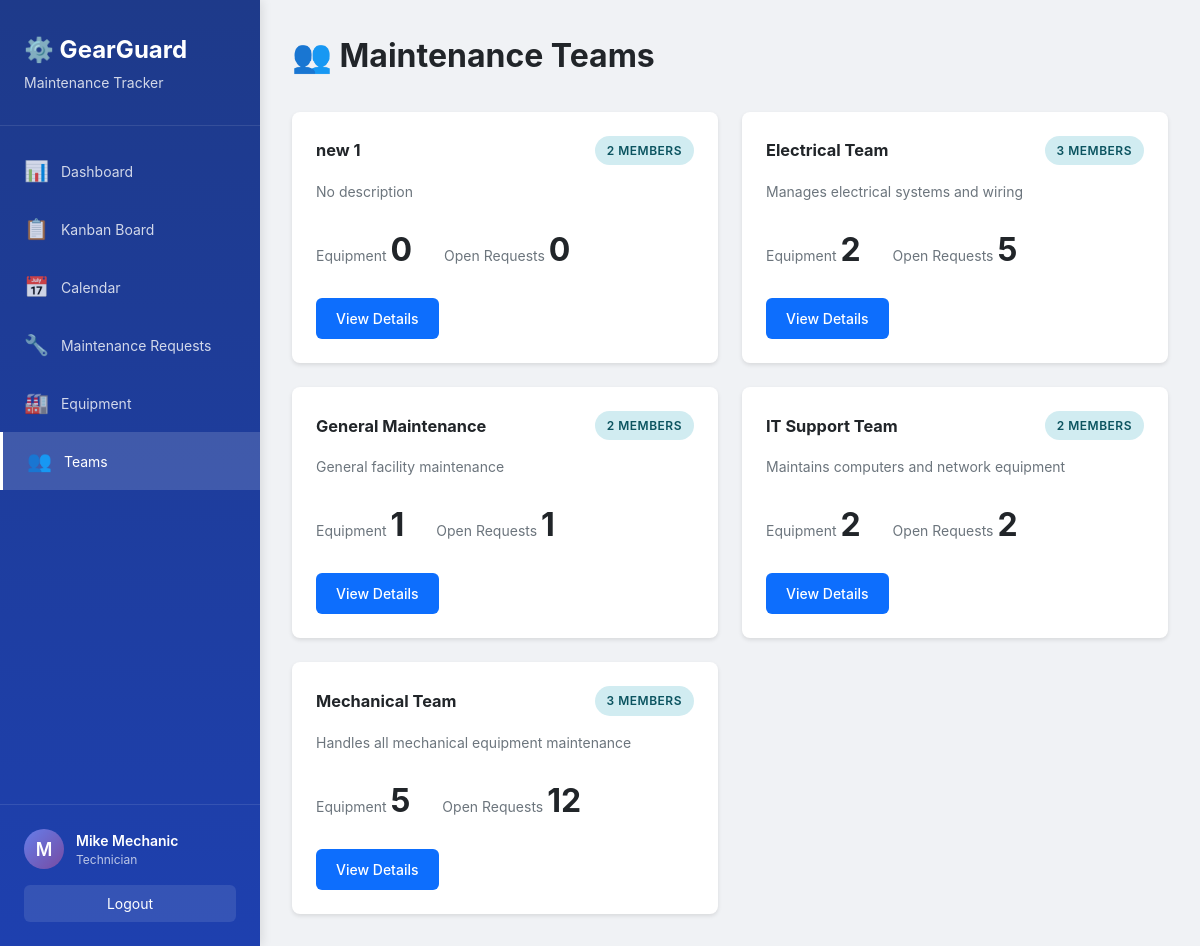
/teams/ (signed in), run on the app's committed database.
### models.py (models this page shows, shortened)
class User(UserMixin, db.Model):
    __tablename__ = 'users'
    id = db.Column(db.Integer, primary_key=True)
    name = db.Column(db.String(100), nullable=False)
    email = db.Column(db.String(120), unique=True, nullable=False)
    password_hash = db.Column(db.String(200), nullable=False)
    role = db.Column(db.String(20), nullable=False, default='Technician')
    reset_token = db.Column(db.String(100), unique=True)
    reset_token_expiry = db.Column(db.DateTime)
    created_at = db.Column(db.DateTime, default=datetime.utcnow)
    teams = db.relationship('Team', secondary=team_members,
                            backref=db.backref('members', lazy='joined'))
    assigned_requests = db.relationship('MaintenanceRequest',
                                        foreign_keys='MaintenanceRequest.assigned_technician_id',
                                        backref='assigned_technician',
                                        lazy='dynamic')
    def is_manager(self):
        return self.role in ['Admin', 'Manager']

class Team(db.Model):
    __tablename__ = 'teams'
    id = db.Column(db.Integer, primary_key=True)
    name = db.Column(db.String(100), nullable=False, unique=True)
    description = db.Column(db.Text)
    created_at = db.Column(db.DateTime, default=datetime.utcnow)
    equipment = db.relationship(
        'Equipment', backref='maintenance_team', lazy='dynamic')
    requests = db.relationship(
        'MaintenanceRequest', backref='team', lazy='dynamic')
    def get_member_count(self):
        return len(self.members)
    def get_open_requests_count(self):
        return self.requests.filter(MaintenanceRequest.status.in_(['New', 'In Progress'])).count()

### routes/teams.py (the view)
@teams_bp.route('/')
@login_required
def list_teams():
    teams = Team.query.order_by(Team.name).all()
    return render_template('teams/list.html', teams=teams)

### app.py (called while the page is built)
@login_manager.user_loader
def load_user(user_id):
    return User.query.get(int(user_id))

@app.context_processor
def inject_user():
    return dict(current_user=current_user, now=datetime.now())

### templates/teams/list.html (shortened to what this page needs)
{% extends "base.html" %}
{% block content %}
<div class="container-fluid">
    <div class="page-header">
        <h1>👥 Maintenance Teams</h1>
    </div>
    <div class="team-grid">
        {% for team in teams %}
        <div class="team-card">
            <div class="team-header">
                <h3>{{ team.name }}</h3>
                <span class="badge badge-info">{{ team.get_member_count() }} Members</span>
            </div>
            <p class="team-description">{{ team.description or 'No description' }}</p>
            <div class="team-stats">
                <div class="stat-item">
                    <span class="stat-label">Equipment</span>
                    <span class="stat-value">{{ team.equipment.count() }}</span>
                </div>
                <div class="stat-item">
                    <span class="stat-label">Open Requests</span>
                    <span class="stat-value">{{ team.get_open_requests_count() }}</span>
                </div>
            </div>
            <div class="team-actions">
                <a href="{{ url_for('teams.view', id=team.id) }}" class="btn btn-primary">View Details</a>
            </div>
        </div>
        {% endfor %}
    </div>
</div>
{% endblock %}

### templates/base.html (shortened to what this page needs)
<!DOCTYPE html>
<html lang="en">
<head>
    <link rel="stylesheet" href="{{ url_for('static', filename='css/style.css') }}">
</head>
<body>
    {% if current_user.is_authenticated %}
    <div class="sidebar">
        <div class="sidebar-header">
            <h2>⚙️ GearGuard</h2>
            <p class="sidebar-subtitle">Maintenance Tracker</p>
        </div>
        <nav class="sidebar-nav">
            <a href="{{ url_for('dashboard.index') }}" class="nav-item {% if request.endpoint == 'dashboard.index' %}active{% endif %}">
                <span class="nav-icon">📊</span>
                <span>Dashboard</span>
            </a>
            <a href="{{ url_for('dashboard.kanban') }}" class="nav-item {% if request.endpoint == 'dashboard.kanban' %}active{% endif %}">
                <span class="nav-icon">📋</span>
                <span>Kanban Board</span>
            </a>
            <a href="{{ url_for('dashboard.calendar') }}" class="nav-item {% if request.endpoint == 'dashboard.calendar' %}active{% endif %}">
                <span class="nav-icon">📅</span>
                <span>Calendar</span>
            </a>
            <a href="{{ url_for('requests.list_requests') }}" class="nav-item {% if 'requests' in request.endpoint %}active{% endif %}">
                <span class="nav-icon">🔧</span>
                <span>Maintenance Requests</span>
            </a>
            <a href="{{ url_for('equipment.list_equipment') }}" class="nav-item {% if 'equipment' in request.endpoint %}active{% endif %}">
                <span class="nav-icon">🏭</span>
                <span>Equipment</span>
            </a>
            <a href="{{ url_for('teams.list_teams') }}" class="nav-item {% if 'teams' in request.endpoint %}active{% endif %}">
                <span class="nav-icon">👥</span>
                <span>Teams</span>
            </a>
        </nav>
        <div class="sidebar-footer">
            <div class="user-info">
                <div class="user-avatar">{{ current_user.name[0].upper() }}</div>
                <div class="user-details">
                    <div class="user-name">{{ current_user.name }}</div>
                    <div class="user-role">{{ current_user.role }}</div>
                </div>
            </div>
            <a href="{{ url_for('auth.logout') }}" class="btn-logout">Logout</a>
        </div>
    </div>
    {% endif %}
    <div class="main-content {% if not current_user.is_authenticated %}no-sidebar{% endif %}">
        {% block content %}{% endblock %}
    </div>
</body>
</html>

### static/css/style.css (style rules this page uses)
* { margin: 0; padding: 0; box-sizing: border-box; }
:root { --primary: #0d6efd; --primary-dark: #0b5ed7; --secondary: #6c757d; --success: #198754; --danger: #dc3545; --warning: #ffc107; --info: #0dcaf0; --light: #f8f9fa; --dark: #212529; --sidebar-width: 260px; }
body { font-family: -apple-system, BlinkMacSystemFont, "Segoe UI", Roboto, "Helvetica Neue", Arial, sans-serif; font-size: 14px; line-height: 1.5; color: var(--dark); background: #f0f2f5; }
.sidebar { position: fixed; left: 0; top: 0; bottom: 0; width: var(--sidebar-width); background: linear-gradient(180deg, #1e3a8a 0%, #1e40af 100%); color: white; display: flex; flex-direction: column; box-shadow: 2px 0 10px rgba(0, 0, 0, 0.1); z-index: 1000; }
.sidebar-header { padding: 2rem 1.5rem; border-bottom: 1px solid rgba(255, 255, 255, 0.1); }
.sidebar-header h2 { font-size: 1.5rem; font-weight: 700; margin-bottom: 0.25rem; }
.sidebar-subtitle { font-size: 0.875rem; opacity: 0.8; }
.sidebar-nav { flex: 1; padding: 1rem 0; overflow-y: auto; }
.nav-item { display: flex; align-items: center; padding: 0.875rem 1.5rem; color: rgba(255, 255, 255, 0.8); text-decoration: none; transition: all 0.2s; }
.nav-item.active { background: rgba(255, 255, 255, 0.15); color: white; border-left: 3px solid white; }
.nav-icon { font-size: 1.25rem; margin-right: 0.75rem; }
.sidebar-footer { padding: 1.5rem; border-top: 1px solid rgba(255, 255, 255, 0.1); }
.user-info { display: flex; align-items: center; gap: 0.75rem; margin-bottom: 1rem; }
.user-avatar { width: 40px; height: 40px; border-radius: 50%; background: linear-gradient(135deg, #667eea 0%, #764ba2 100%); display: flex; align-items: center; justify-content: center; font-weight: 600; font-size: 1.125rem; }
.user-name { font-weight: 600; font-size: 0.875rem; }
.user-role { font-size: 0.75rem; opacity: 0.7; }
.btn-logout { display: block; text-align: center; padding: 0.5rem; background: rgba(255, 255, 255, 0.1); color: white; text-decoration: none; border-radius: 6px; transition: background 0.2s; }
.main-content { margin-left: var(--sidebar-width); min-height: 100vh; padding: 2rem; }
.page-header { display: flex; justify-content: space-between; align-items: center; margin-bottom: 2rem; }
.page-header h1 { font-size: 2rem; font-weight: 700; color: var(--dark); }
.btn { display: inline-block; padding: 0.625rem 1.25rem; font-size: 0.875rem; font-weight: 500; text-align: center; text-decoration: none; border: none; border-radius: 6px; cursor: pointer; transition: all 0.2s; }
.btn-primary { background: var(--primary); color: white; }
.stat-card, .team-card, .equipment-card, .detail-card { background: white; border-radius: 8px; padding: 1.5rem; box-shadow: 0 2px 4px rgba(0, 0, 0, 0.1); }
.stat-value { font-size: 2rem; font-weight: 700; color: var(--dark); }
.stat-label { color: var(--secondary); font-size: 0.875rem; }
.badge { display: inline-block; padding: 0.35rem 0.75rem; font-size: 0.75rem; font-weight: 600; border-radius: 20px; text-transform: uppercase; letter-spacing: 0.5px; }
.badge-info { background: #d1ecf1; color: #0c5460; }
.team-grid { display: grid; grid-template-columns: repeat(auto-fill, minmax(300px, 1fr)); gap: 1.5rem; }
.team-header { display: flex; justify-content: space-between; align-items: center; margin-bottom: 1rem; }
.team-description { color: var(--secondary); margin-bottom: 1.5rem; }
.team-stats { display: flex; gap: 2rem; margin-bottom: 1.5rem; }
.stat-item { text-align: center; }
.team-actions { display: flex; gap: 0.5rem; }

### data on the page
User: name "M", name "Mike Mechanic", role "Technician"
Team: name "new 1", get_member_count "2", description "No description", equipment.count "0", get_open_requests_count "0"
Team: name "Electrical Team", get_member_count "3", description "Manages electrical systems and wiring", equipment.count "2", get_open_requests_count "5"
Team: name "General Maintenance", get_member_count "2", description "General facility maintenance", equipment.count "1", get_open_requests_count "1"
Team: name "IT Support Team", get_member_count "2", description "Maintains computers and network equipment", equipment.count "2", get_open_requests_count "2"
Team: name "Mechanical Team", get_member_count "3", description "Handles all mechanical equipment maintenance", equipment.count "5", get_open_requests_count "12"
